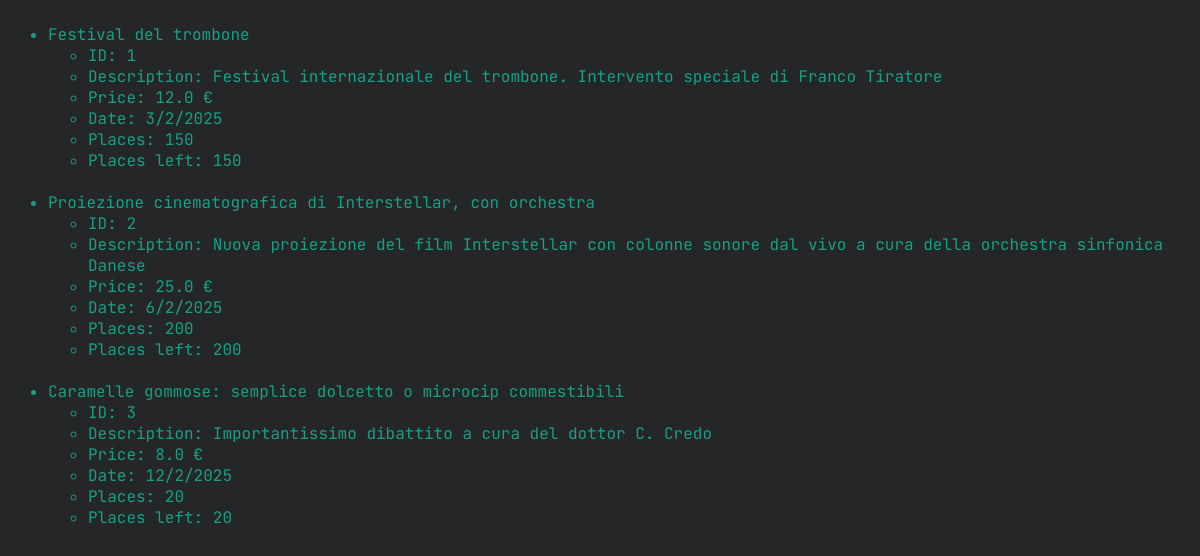
Screenshot of /list-events/ with the database file from the repository.
### tables this page shows
CREATE TABLE event (
    id INTEGER PRIMARY KEY AUTOINCREMENT,
    title TEXT,
    description TEXT,
    event_date TEXT,
    price FLOAT,
    places INTEGER,
    places_left INTEGER,
    creator INT
);

### main.py (the view)
@app.route('/list-events/')
def listEvents():
    events = getAllEvents()
    return render_template('listEvents.html', events=events)

### dbi.py (called while the page is built)
def dbExecAndFetch(query):
    db = DB()
    db.cursor.execute(query)
    res = db.cursor.fetchall()
    db.close()
    return res

    def close(self):
        self.db.close()

### event.py (called while the page is built)
def getAllEvents():
    return ( Event.fromRow(row) for row in dbExecAndFetch('select * from event;') )

### models.py (called while the page is built)
    @staticmethod
    def fromString(date):
        chunks = date.split('-')
        return Date (
            day=int(chunks[2]),
            month=int(chunks[1]),
            year=int(chunks[0])
        )

    def toString(self):
        return f'{self.day}/{self.month}/{self.year}'

    @staticmethod
    def fromRow(row):
        return Event(
            id=row[0],
            title=row[1],
            description=row[2],
            price=row[4],
            date=Date.fromString(row[3]),
            places=row[5],
            placesLeft=row[6],
            creator=row[7]
        )

### templates/listEvents.html (shortened to what this page needs)
<head>
</head>
<ul>
{% for event in events %}
    <li> {{ event.title }}
        <br/>
        <ul>
            <li>ID: {{ event.id }}</li>
            <li>Description: {{ event.description }}</li>
            <li>Price: {{ event.price }} €</li>
            <li>Date: {{ event.date.toString() }}</li>
            <li>Places: {{ event.places }}</li>
            <li>Places left: {{ event.placesLeft }}</li>
        </ul>
    </li>
    <br/>
{% endfor %}
</ul>

### rows the page displays
event: title "Festival del trombone", id "1", description "Festival internazionale del trombone. Intervento speciale di Franco Tiratore", price "12.0", date.toString "3/2/2025", places "150", placesLeft "150"
event: title "Proiezione cinematografica di Interstellar, con orchestra", id "2", description "Nuova proiezione del film Interstellar con colonne sonore dal vivo a cura della orchestra sinfonica Danese", price "25.0", date.toString "6/2/2025", places "200", placesLeft "200"
event: title "Caramelle gommose: semplice dolcetto o microcip commestibili", id "3", description "Importantissimo dibattito a cura del dottor C. Credo", price "8.0", date.toString "12/2/2025", places "20", placesLeft "20"
